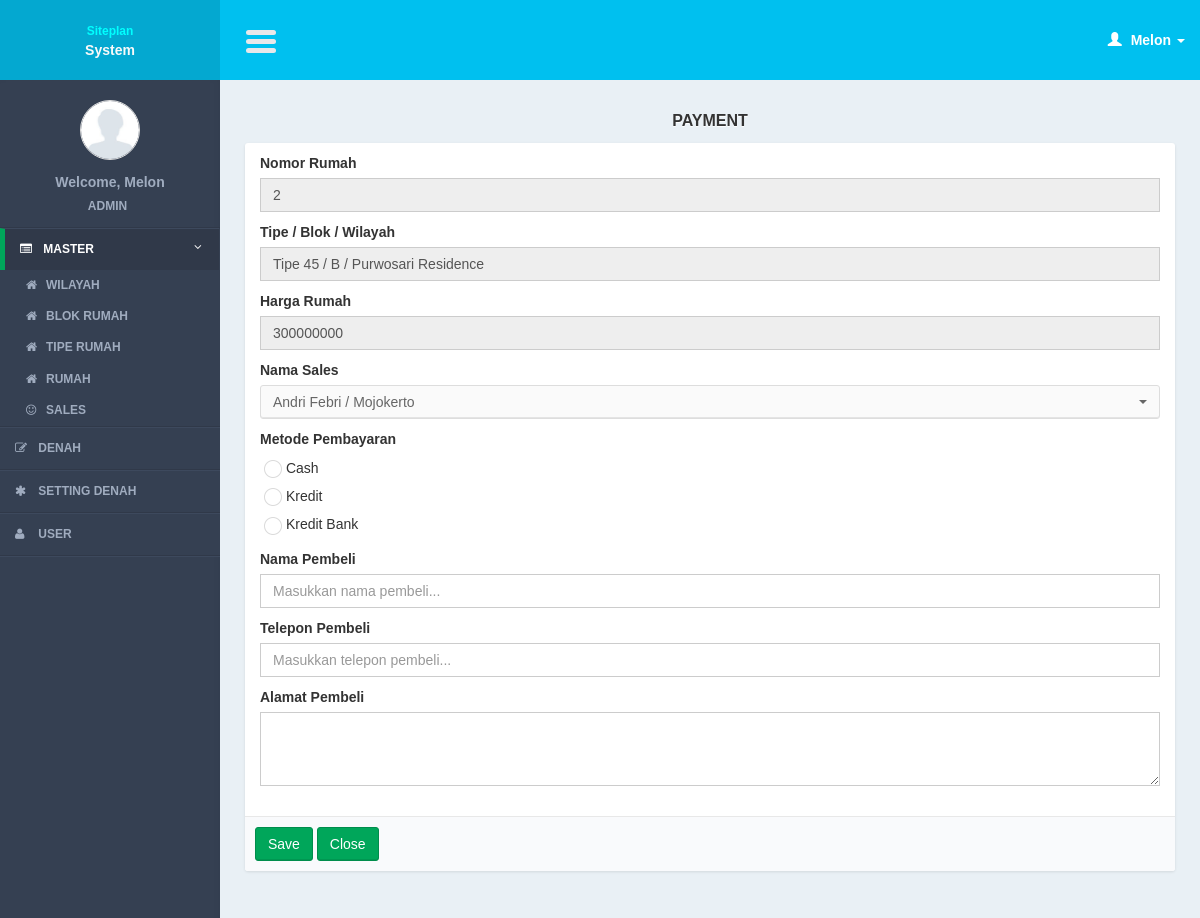
Page /controllers/master_table.php?page=form_payment&id=44 (signed in) on the committed database.
### tables this page shows
CREATE TABLE IF NOT EXISTS `tables` (
`table_id` int(11) NOT NULL,
  `tt_id` int(11) NOT NULL,
  `table_name` varchar(100) NOT NULL,
  `data_x` int(11) NOT NULL,
  `data_y` int(11) NOT NULL,
  `table_price` int(11) NOT NULL,
  `table_status` int(11) NOT NULL
);

CREATE TABLE IF NOT EXISTS `table_types` (
`tt_id` int(11) NOT NULL,
  `tt_name` varchar(100) NOT NULL,
  `tb_id` int(11) NOT NULL,
  `tt_img` text NOT NULL,
  `tt_color` varchar(10) NOT NULL
);

CREATE TABLE IF NOT EXISTS `table_blocks` (
`tb_id` int(11) NOT NULL,
  `tb_name` varchar(100) NOT NULL,
  `building_id` int(11) NOT NULL
);

CREATE TABLE IF NOT EXISTS `buildings` (
`building_id` int(11) NOT NULL,
  `building_name` varchar(100) NOT NULL,
  `building_img` text NOT NULL
);

CREATE TABLE IF NOT EXISTS `sellers` (
`seller_id` int(11) NOT NULL,
  `seller_name` varchar(100) NOT NULL,
  `seller_phone` varchar(100) NOT NULL,
  `seller_address` text NOT NULL
);

### models/master_table_model.php (called while the page is built, shortened)
<?php
function select_seller(){
	$query = mysql_query("select * from sellers order by seller_id");
	return $query;
}
function read_id($id){
	$query = mysql_query("select a.*, b.tt_name, c.tb_name, d.building_name
			from tables a
			join table_types b on b.tt_id = a.tt_id
							join table_blocks c on c.tb_id = b.tb_id
							join buildings d on d.building_id = c.building_id
			where a.table_id = '$id'");
	$result = mysql_fetch_object($query);
	return $result;
}
?>

### views/master_table/form_payment.php (the view, shortened to what this page needs)
                <section class="content">
                    <div class="row">
                        <div class="col-md-12">
                          <div class="title_page"> <?= $title ?></div>
                             <form action="<?= $action?>" method="post" enctype="multipart/form-data" role="form">
                            <div class="box box-cokelat">
                                <div class="box-body">
                                        <div class="col-md-12">
                                        <div class="form-group">
                                            <label>Nomor Rumah</label>
                                            <input required type="text" name="i_name" class="form-control" placeholder="Masukkan nomor rumah..." value="<?= $row->table_name ?>" readonly/>
                                        </div>
                                        <div class="form-group">
                                          <label>Tipe / Blok / Wilayah</label>
                                          <input required type="text" name="i_desc" class="form-control" placeholder="Masukkan nomor rumah..." value="<?= $row->tt_name." / ".$row->tb_name." / ".$row->building_name ?>" readonly/>
                                  		</div>
                                          <div class="form-group">
                                            <label>Harga Rumah</label>
                                            <input required type="text" name="i_price" class="form-control" placeholder="Masukkan harga rumah..." value="<?= $row->table_price ?>" readonly/>
                                        </div>
                                          <div class="form-group">
                                          <label>Nama Sales</label>
                                           <?php
                                           while($r_seller = mysql_fetch_array($query_seller)){
										   ?>
                                             <option value="<?= $r_seller['seller_id'] ?>" ><?= $r_seller['seller_name']." / ".$r_seller['seller_address']; ?></option>
                                             <?php
										   }
											 ?>
                                  		</div>
                                          <div class="form-group">
                                            <label>Metode Pembayaran</label><br />
                                            <table width="100%" border="0" cellspacing="0" cellpadding="4">
  <tr>
    <td><input type="radio" name="i_payment_method" class="minimal" value="1" required  /> Cash</td>
  </tr>
  <tr>
    <td><input type="radio" name="i_payment_method" class="minimal" value="2" required /> Kredit</td>
  </tr>
  <tr>
    <td> <input type="radio" name="i_payment_method" class="minimal" value="3"  required/> Kredit Bank</td>
  </tr>
</table>
                                        </div>
                                        <div class="form-group">
                                            <label>Nama Pembeli</label>
                                            <input required type="text" name="i_buyer_name" class="form-control" placeholder="Masukkan nama pembeli..." value="<?= $row_buyer->buyer_name ?>"/>
                                        </div>
                                        <div class="form-group">
                                            <label>Telepon Pembeli</label>
                                            <input required type="text" name="i_buyer_phone" class="form-control" placeholder="Masukkan telepon pembeli..." value="<?= $row_buyer->buyer_phone ?>"/>
                                        </div>
                                         <div class="form-group">
                                            <label>Alamat Pembeli</label>
                                            <textarea name="i_buyer_address" cols="" rows="3" class="form-control"><?= $row_buyer->buyer_address ?></textarea>
                                        </div>
                                        </div>
                                </div>
                                  <div class="box-footer">
                                <input class="btn btn-success" type="submit" value="Save"/>
                                <a href="<?= $close_button?>" class="btn btn-success" >Close</a>
                             </div>
                            </div>
                       </form>
                        </div>
                    </div>
                </section>

### css/AdminLTE.css (style rules this page uses)
html { font-family: 'Source Sans Pro', sans-serif; -webkit-font-smoothing: antialiased; min-height: 100%; background: #E9F0F5; }
body { font-family: 'Source Sans Pro', sans-serif; -webkit-font-smoothing: antialiased; min-height: 100%; background: #E9F0F5; }
a { color: #3c8dbc; }
.content { padding: 30px 10px; }
.form-control { -webkit-border-radius: 0px !important; -moz-border-radius: 0px !important; border-radius: 0px !important; box-shadow: none; }
.box { position: relative; margin-bottom: 20px; -webkit-border-radius: 3px; -moz-border-radius: 3px; border-radius: 3px !important; width: 100%; background:#fff; box-shadow: 0 1px 3px rgba(0, 0, 0, 0.1); }
.box .box-body { padding-top:10px; -webkit-border-top-left-radius: 0; -webkit-border-top-right-radius: 0; -webkit-border-bottom-right-radius: 3px; -webkit-border-bottom-left-radius: 3px; -moz-border-radius-topleft: 0; -moz-border-radius-topright: 0; -moz-border-radius-bottomright: 3px; -moz-border-radius-bottomleft: 3px; border-top-left-radius: 0; border-top-right-radius: 0; border-bottom-right-radius: 3px; border-bottom-left-radius: 3px; border-radius:3px; padding-bottom:20px; }
.box .box-footer { border-top: 1px solid #e8e8e8; -webkit-border-top-left-radius: 0; -webkit-border-top-right-radius: 0; -webkit-border-bottom-right-radius: 3px; -webkit-border-bottom-left-radius: 3px; -moz-border-radius-topleft: 0; -moz-border-radius-topright: 0; -moz-border-radius-bottomright: 3px; -moz-border-radius-bottomleft: 3px; border-top-left-radius: 0; border-top-right-radius: 0; border-bottom-right-radius: 3px; border-bottom-left-radius: 3px; background:#F9FAFC; padding: 10px; }
.btn { font-weight: 500; -webkit-border-radius: 3px; -moz-border-radius: 3px; border-radius: 3px; border: 1px solid transparent; -webkit-box-shadow: inset 0px -2px 0px 0px rgba(0, 0, 0, 0.09); -moz-box-shadow: inset 0px -2px 0px 0px rgba(0, 0, 0, 0.09); box-shadow: inset 0px -1px 0px 0px rgba(0, 0, 0, 0.09); }
.btn.btn-success { background-color: #00a65a; border-color: #008d4c; }
.title_page { font-size:medium; text-align:center; font-weight:bold; margin-bottom:10px; text-shadow: 0 1px 1px #ffffff; text-transform:uppercase; }

### css/tooltip/tooltip-classic.css (style rules this page uses)
html, body { margin:0; height:100%; font-family: arial; }

### rows in the picture
tables: i_name "2", i_desc "Tipe 45 / B / Purwosari Residence", i_price "300000000"
sellers: seller_name "Andri Febri", seller_address "Mojokerto"

### other values in the picture
$user_data[0] "Melon"
$user_data[1] "ADMIN"
$title "PAYMENT"
